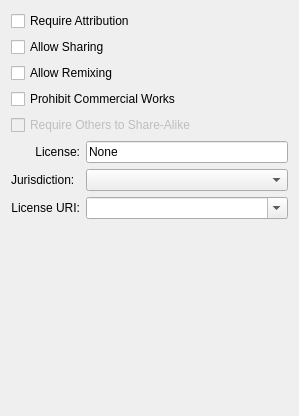
<ui version="4.0" >
 <class>LicenseChooserWidget</class>
 <widget class="QWidget" name="LicenseChooserWidget" >
  <property name="geometry" >
   <rect>
    <x>0</x>
    <y>0</y>
    <width>299</width>
    <height>416</height>
   </rect>
  </property>
  <property name="windowTitle" >
   <string/>
  </property>
  <layout class="QVBoxLayout" >
   <item>
    <widget class="QCheckBox" name="attributionCheckBox" >
     <property name="text" >
      <string>Require Attribution</string>
     </property>
    </widget>
   </item>
   <item>
    <widget class="QCheckBox" name="sharingCheckBox" >
     <property name="text" >
      <string>Allow Sharing</string>
     </property>
    </widget>
   </item>
   <item>
    <widget class="QCheckBox" name="remixingCheckBox" >
     <property name="text" >
      <string>Allow Remixing</string>
     </property>
    </widget>
   </item>
   <item>
    <widget class="QCheckBox" name="noCommercialCheckBox" >
     <property name="text" >
      <string>Prohibit Commercial Works</string>
     </property>
    </widget>
   </item>
   <item>
    <widget class="QCheckBox" name="shareAlikeCheckBox" >
     <property name="enabled" >
      <bool>false</bool>
     </property>
     <property name="text" >
      <string>Require Others to Share-Alike</string>
     </property>
    </widget>
   </item>
   <item>
    <layout class="QHBoxLayout" >
     <item>
      <layout class="QVBoxLayout" >
       <item>
        <widget class="QLabel" name="label_2" >
         <property name="text" >
          <string>License:</string>
         </property>
         <property name="alignment" >
          <set>Qt::AlignRight|Qt::AlignTrailing|Qt::AlignVCenter</set>
         </property>
        </widget>
       </item>
       <item>
        <widget class="QLabel" name="label" >
         <property name="text" >
          <string>Jurisdiction:</string>
         </property>
        </widget>
       </item>
       <item>
        <widget class="QLabel" name="label_3" >
         <property name="text" >
          <string>License URI:</string>
         </property>
         <property name="alignment" >
          <set>Qt::AlignRight|Qt::AlignTrailing|Qt::AlignVCenter</set>
         </property>
        </widget>
       </item>
      </layout>
     </item>
     <item>
      <layout class="QVBoxLayout" >
       <item>
        <widget class="QLineEdit" name="licenseEdit" >
         <property name="text" >
          <string>None</string>
         </property>
         <property name="readOnly" >
          <bool>true</bool>
         </property>
        </widget>
       </item>
       <item>
        <widget class="QComboBox" name="jurisdictionComboBox" >
         <property name="sizePolicy" >
          <sizepolicy vsizetype="Fixed" hsizetype="MinimumExpanding" >
           <horstretch>0</horstretch>
           <verstretch>0</verstretch>
          </sizepolicy>
         </property>
        </widget>
       </item>
       <item>
        <widget class="QComboBox" name="uriCombo" >
         <property name="editable" >
          <bool>true</bool>
         </property>
        </widget>
       </item>
      </layout>
     </item>
    </layout>
   </item>
   <item>
    <spacer>
     <property name="orientation" >
      <enum>Qt::Vertical</enum>
     </property>
     <property name="sizeHint" >
      <size>
       <width>20</width>
       <height>40</height>
      </size>
     </property>
    </spacer>
   </item>
  </layout>
 </widget>
 <resources/>
 <connections/>
</ui>
